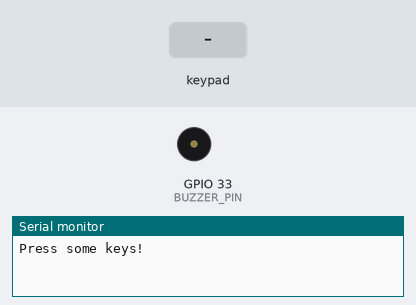
Recording of a sketch running on a simulated ESP32. Parts: buzzer (waves = sounding), the last lines printed to the serial monitor. The test bench sets the inputs (shaded band).

Above: at 1.2 s.
1.3 s: keypad keys 1 3 1 4 2 7 2 6 pressed 0.4 s apart
At 1.53 s:
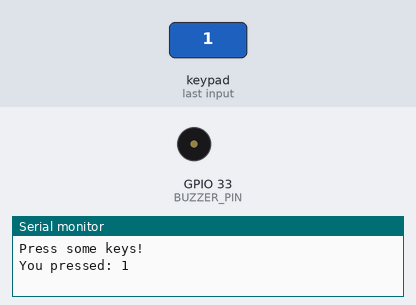
6.0 s: key 'A' pressed
At 6.9 s:
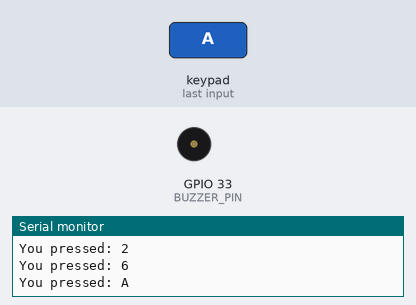
7.5 s: key 'B' pressed
At 7.9 s:
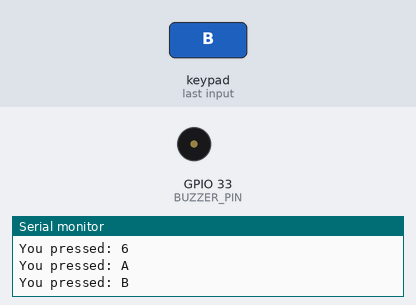
9.0 s: keypad keys 1 3 1 4 2 7 2 6 # pressed 0.4 s apart
At 9.22 s:
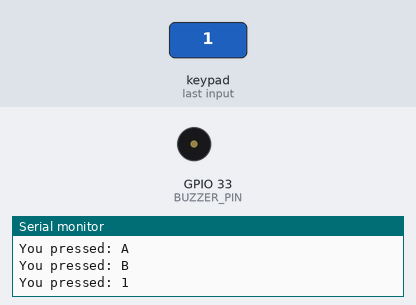
14.1 s: key 'C' pressed
At 15.3 s:
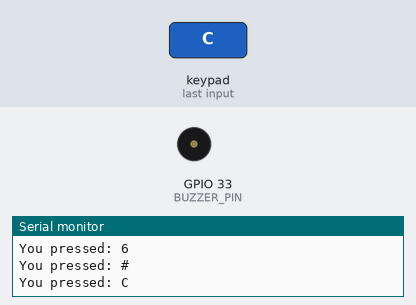
15.6 s: keypad keys 1 3 1 4 2 7 2 6 * pressed 0.4 s apart
At 15.83 s:
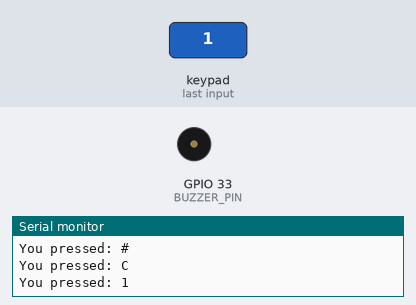
Timing chart, 0 to 20.4 s (numbered marks = the images above; inputs shaded):
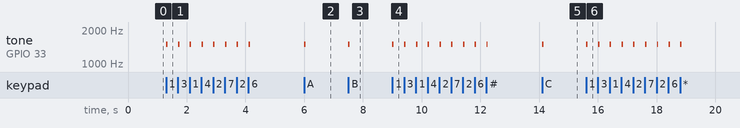

Measured:
- after the input at 1.3 s, tone on GPIO 33 (BUZZER_PIN): alternates 1500 Hz for 0.05 s and silent for 0.35 s, 16 changes in all, then stays silent, starting at once
- after the input at 6.0 s, tone on GPIO 33 (BUZZER_PIN): silent → 1500 Hz at once, → silent 0.05 s later
- after the input at 7.5 s, tone on GPIO 33 (BUZZER_PIN): silent → 1500 Hz at once, → silent 0.05 s later
- after the input at 9.0 s, tone on GPIO 33 (BUZZER_PIN): alternates 1500 Hz for 0.05 s and silent for 0.35 s, 18 changes in all, then stays silent, starting at once
- after the input at 14.1 s, tone on GPIO 33 (BUZZER_PIN): silent → 1500 Hz at once, → silent 0.05 s later
- after the input at 15.6 s, tone on GPIO 33 (BUZZER_PIN): alternates 1500 Hz for 0.05 s and silent for 0.35 s, 18 changes in all, then stays silent, starting at once

The sketch:

L16_Keys.ino
```cpp
// Lesson 16: Read the keypad
// Rows on 13, 14, 27, 26. Columns on 25, 4, 16, 17. Buzzer on 33.

#include <Keypad.h>

const byte ROWS = 4;
const byte COLS = 4;
char keys[ROWS][COLS] = {
  {'1', '2', '3', 'A'},
  {'4', '5', '6', 'B'},
  {'7', '8', '9', 'C'},
  {'*', '0', '#', 'D'}
};
byte rowPins[ROWS] = {13, 14, 27, 26};
byte colPins[COLS] = {25, 4, 16, 17};

Keypad keypad = Keypad(makeKeymap(keys), rowPins, colPins, ROWS, COLS);

const int BUZZER_PIN = 33;

void setup() {
  Serial.begin(115200);
  Serial.println("Press some keys!");
}

void loop() {
  char key = keypad.getKey();
  if (key) {
    Serial.print("You pressed: ");
    Serial.println(key);
    tone(BUZZER_PIN, 1500, 50);
  }
}
```
